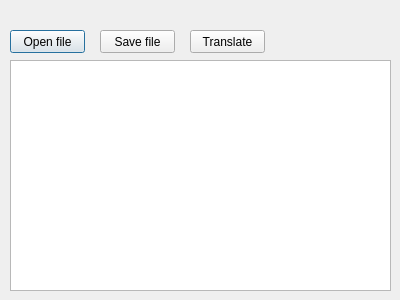
<?xml version="1.0" encoding="UTF-8"?>
<ui version="4.0">
 <class>Dialog</class>
 <widget class="QDialog" name="Dialog">
  <property name="geometry">
   <rect>
    <x>0</x>
    <y>0</y>
    <width>400</width>
    <height>300</height>
   </rect>
  </property>
  <property name="windowTitle">
   <string>PicoBlaze IDE</string>
  </property>
  <widget class="QPlainTextEdit" name="plainTextEdit">
   <property name="geometry">
    <rect>
     <x>10</x>
     <y>60</y>
     <width>381</width>
     <height>231</height>
    </rect>
   </property>
   <property name="plainText">
    <string/>
   </property>
  </widget>
  <widget class="QPushButton" name="buttonOpenFile">
   <property name="geometry">
    <rect>
     <x>10</x>
     <y>30</y>
     <width>75</width>
     <height>23</height>
    </rect>
   </property>
   <property name="text">
    <string>Open file</string>
   </property>
  </widget>
  <widget class="QPushButton" name="buttonSaveFile">
   <property name="geometry">
    <rect>
     <x>100</x>
     <y>30</y>
     <width>75</width>
     <height>23</height>
    </rect>
   </property>
   <property name="text">
    <string>Save file</string>
   </property>
  </widget>
  <widget class="QPushButton" name="translate">
   <property name="geometry">
    <rect>
     <x>190</x>
     <y>30</y>
     <width>75</width>
     <height>23</height>
    </rect>
   </property>
   <property name="text">
    <string>Translate</string>
   </property>
  </widget>
 </widget>
 <layoutdefault spacing="6" margin="11"/>
 <resources/>
 <connections/>
</ui>
